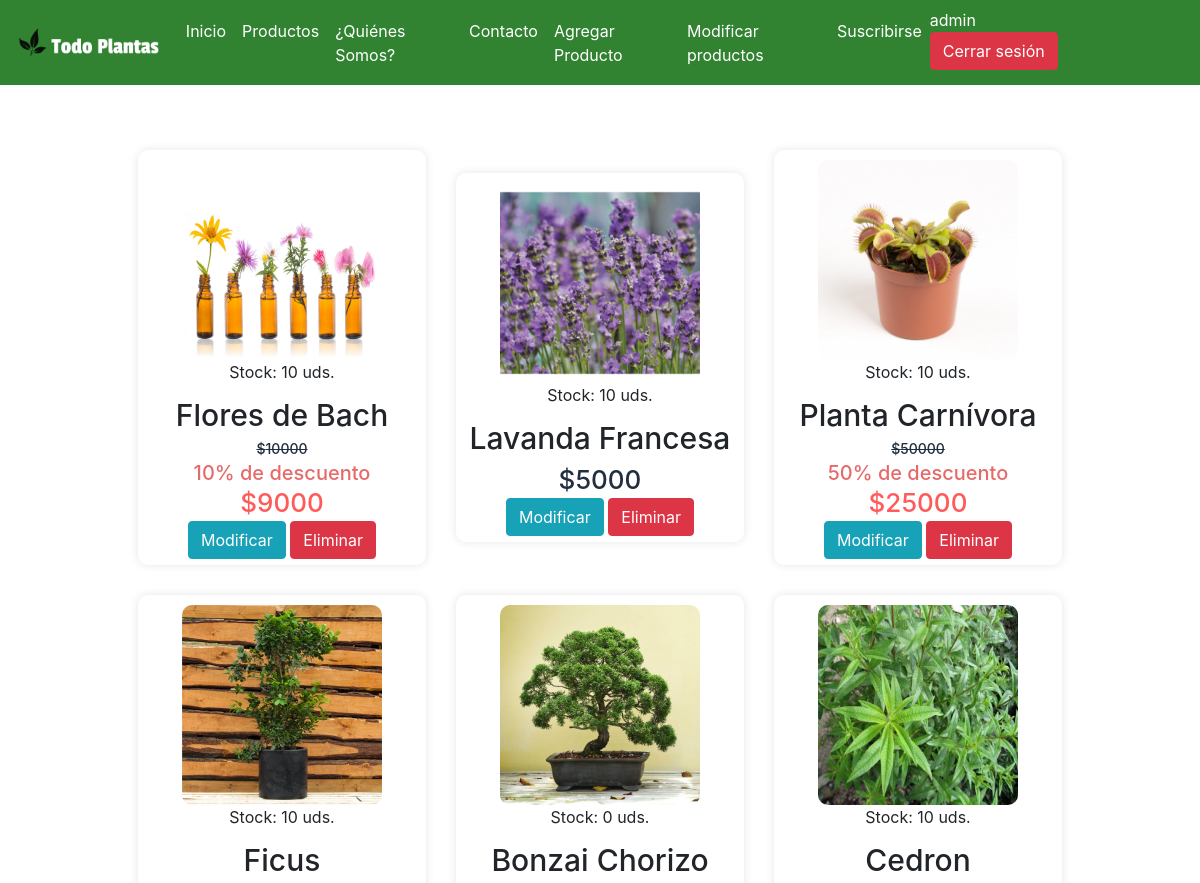
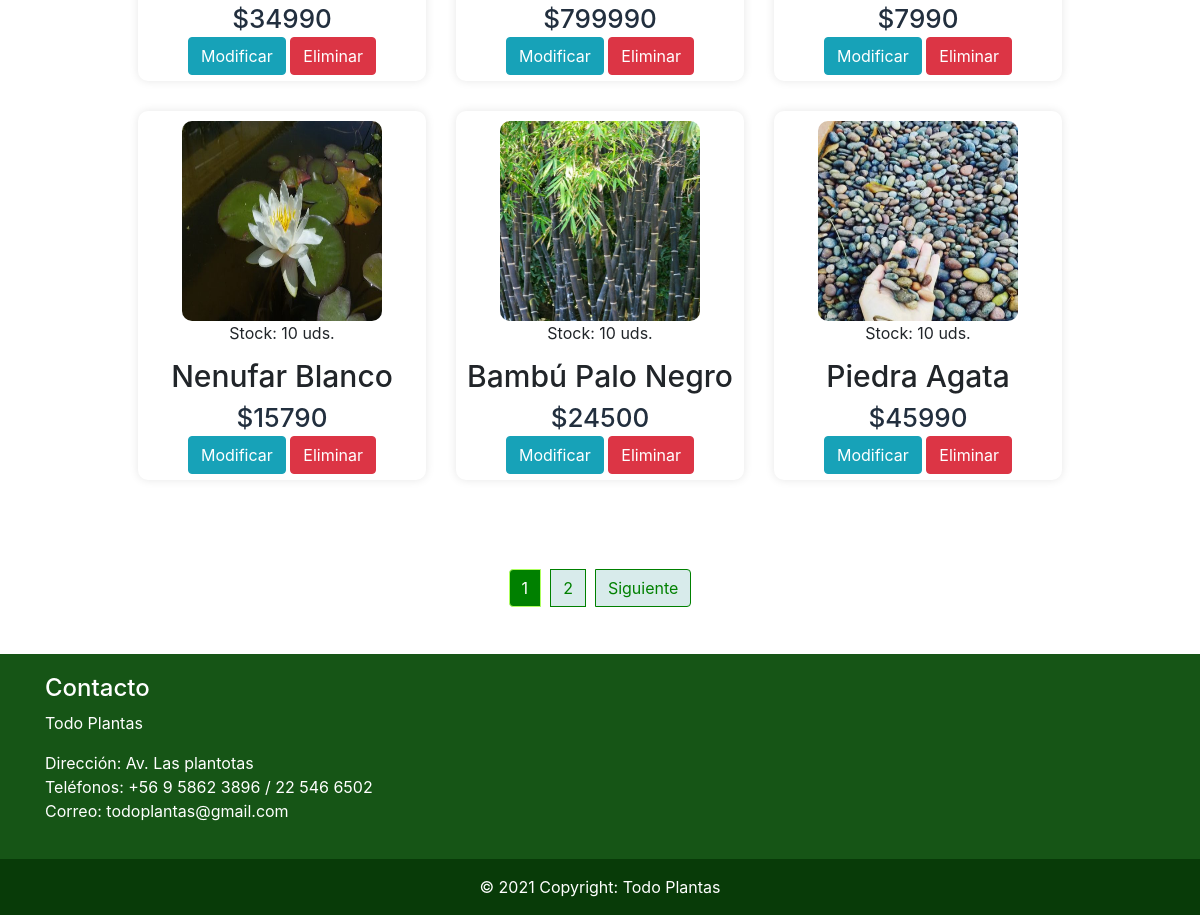
The page /modificar-productos/ (signed in) on the database as committed earlier (2 pictures, top to bottom).
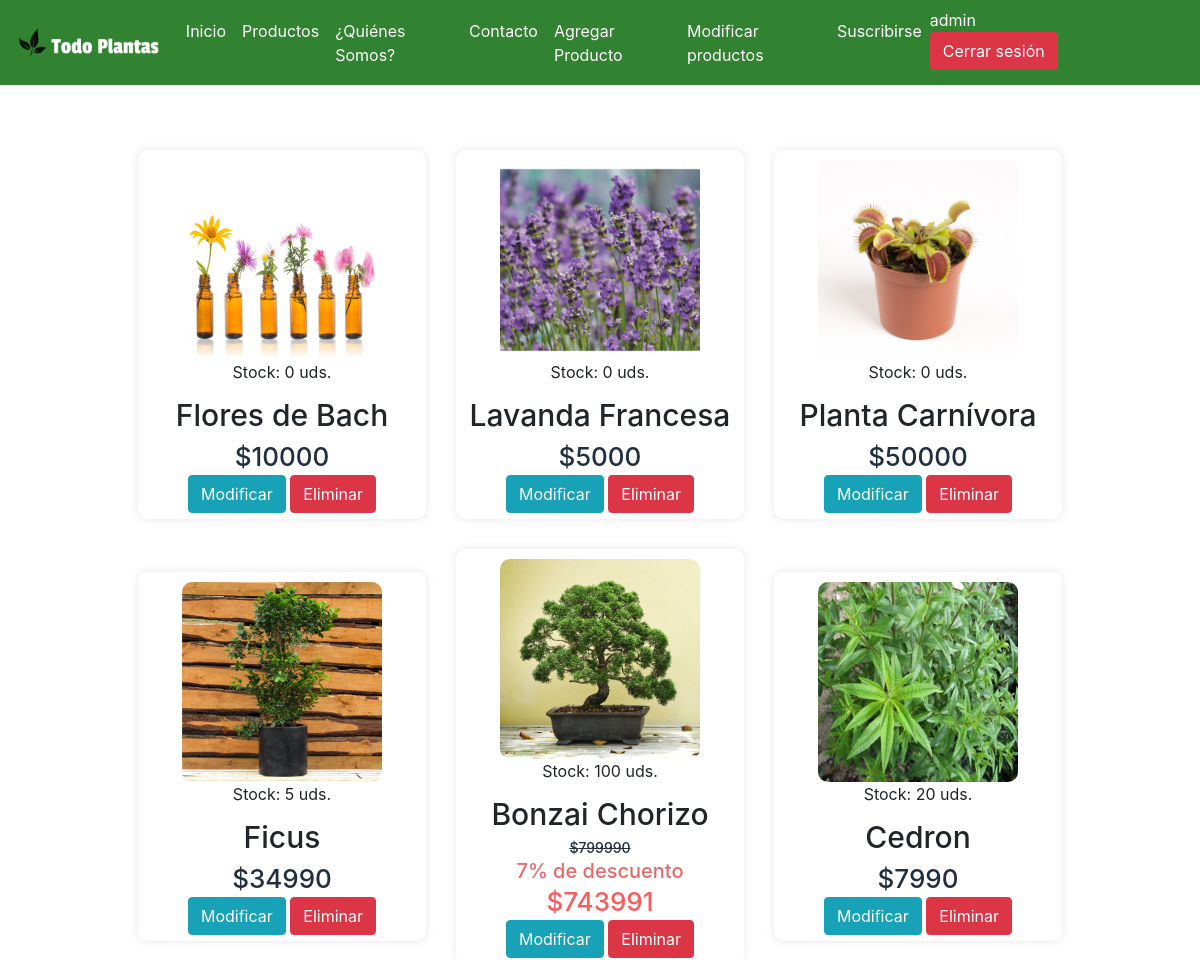
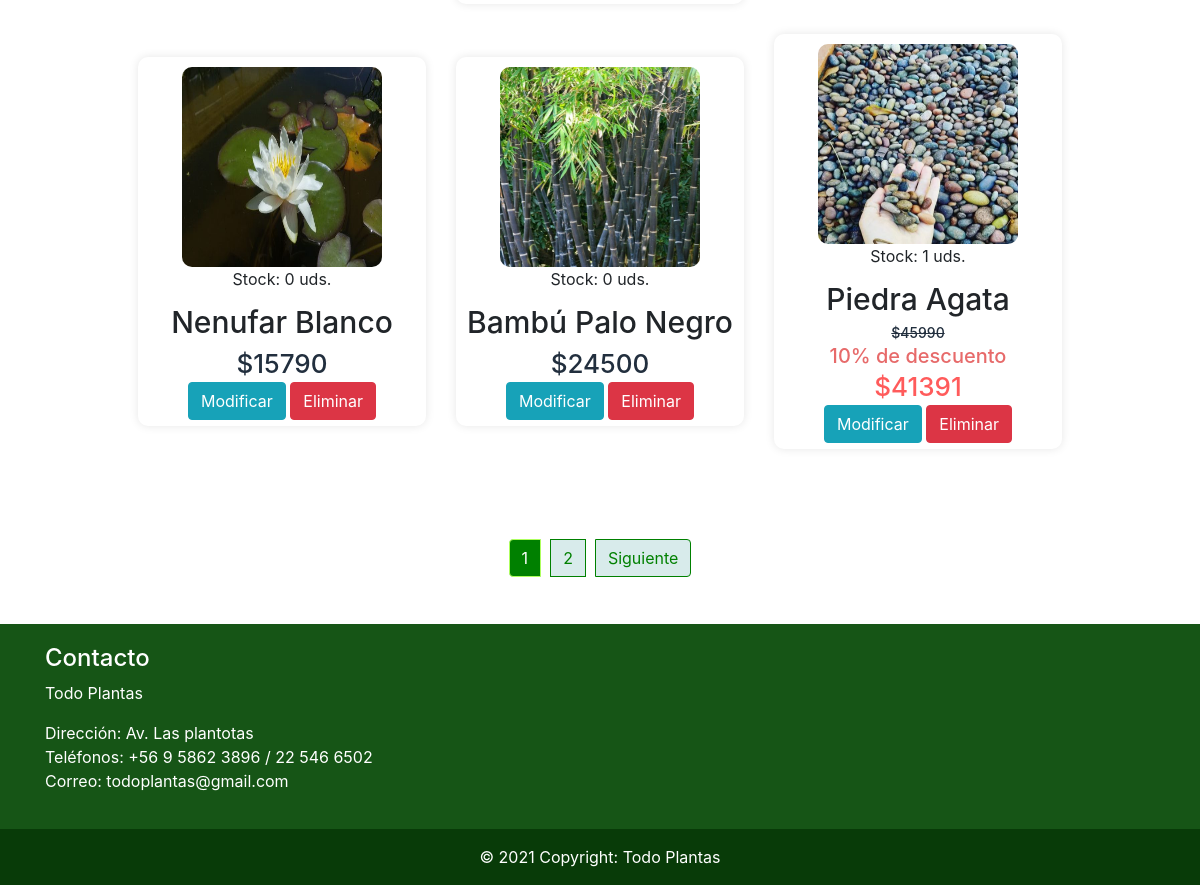
The same page on the database as committed later (2 pictures, top to bottom).
### app/models.py (models this page shows, shortened)
class Producto(models.Model):
    nombre = models.CharField(max_length=40)
    precio = models.IntegerField()
    imagen = models.ImageField(null=True, blank=True, upload_to= "productos")
    descripcion = models.CharField(max_length=60)
    tipo = models.ForeignKey(TipoProducto, on_delete=models.CASCADE)
    fecha = models.DateField()
    descuento = models.IntegerField()
    stock = models.IntegerField()
    def calcular_descuento(self):
        if self.descuento > 0:
            des = round(self.precio - self.precio*((self.descuento )/100))
        return des

### app/views.py (the view)
# urls.py: path('modificar-productos/', modificar, name="modificar"),
@permission_required('app.change_producto')
def modificar(request):
    productoAll = Producto.objects.all()
    page = request.GET.get('page', 1)
    try:
        paginator = Paginator(productoAll, 9)
        productoAll = paginator.page(page)
    except:
        raise Http404
    datos = {
        'listaProductos' : productoAll,
        'paginator': paginator
    }
    return render(request, 'app/modificar.html', datos)

### app/templates/app/modificar.html
{% extends 'app/base.html' %} {% load static %} {% block contenido %}
<div class="container-fluid cardfachera">
    <div class="row">
        <div class="gallery">
            {% for aux in listaProductos %}
            <div class="content">
                {% if aux.imagen %}
                <img src="{{aux.imagen.url}}"> {% else %}
                <img src="{% static 'app/img/noimagen.jpg' %}"> {% endif %}
                <h10>Stock: {{ aux.stock }} uds.</h10>
                <h3>{{ aux.nombre }}</h3>
                {% if aux.descuento > 0 %}
                <h6 style="text-decoration: line-through; font-size: 14px;">${{ aux.precio }}</h6>
                <h6 style="color: rgb(231, 106, 106); font-size: 20px;">{{ aux.descuento }}% de descuento</h6>
                <h6 style="color: rgb(255, 91, 91);">${{ aux.calcular_descuento}} </h6>
                {% else %}
                <h6>${{ aux.precio }}</h6>
                {% endif %}
                <td>
                    <div style="margin-bottom: 2%;">
                        {% if perms.app.change_producto %}
                        <a href="{% url 'modificar_producto' aux.id %}" class="btn btn-info">Modificar</a> {% endif %} {% if perms.app.delete_producto %}
                        <a onclick="confirmarEliminar({{aux.id}})" class="btn btn-danger">Eliminar</a> {% endif %}
                    </div>
                </td>
            </div>
            {% endfor %}
        </div>
    </div>
    <div style="margin-top: 1.7%; margin-bottom: 2.2%;">
        {% include 'app/paginator.html' %}
    </div>
</div>
{% endblock %}

Rows that differ between the two databases and show on the page:
changed Producto "Flores de Bach": stock "10" → "0"; descuento "10" → (not shown); calcular_descuento "9000" → (not shown)
changed Producto "Lavanda Francesa": stock "10" → "0"
changed Producto "Planta Carnívora": stock "10" → "0"; descuento "50" → (not shown); calcular_descuento "25000" → (not shown)
changed Producto "Ficus": stock "10" → "5"
changed Producto "Bonzai Chorizo": stock "0" → "100"; descuento (not shown) → "7"; calcular_descuento (not shown) → "743991"
changed Producto "Cedron": stock "10" → "20"
changed Producto "Nenufar Blanco": stock "10" → "0"
changed Producto "Bambú Palo Negro": stock "10" → "0"
changed Producto "Piedra Agata": stock "10" → "1"; descuento (not shown) → "10"; calcular_descuento (not shown) → "41391"
